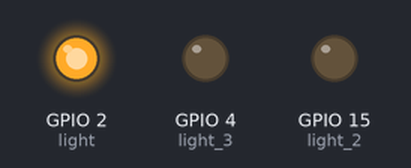
This program was run on a simulated ESP32 board running MicroPython. On the bench: output pins drawn as LEDs (lit = HIGH).

Above: at 0.2 s.
At 0.7 s:
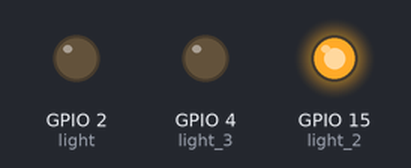
At 2.7 s:
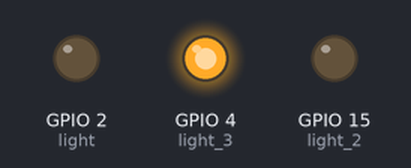
Timing chart, 0 to 3.5 s (numbered marks = the images above):
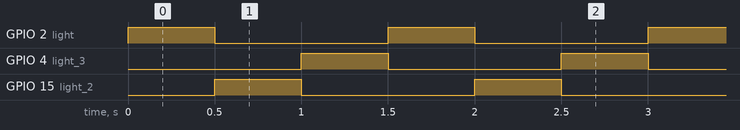

Measured:
- by itself, GPIO 2 (light), GPIO 4 (light_3), GPIO 15 (light_2): alternates HIGH for 0.50 s and LOW for 1.0 s
- by itself, everything shown: repeats every 1.5 s, in 3 steps

The program:

bombillo.py
```python
from machine import Pin
from utime import sleep

light = Pin(2, Pin.OUT)
light_2 = Pin(15, Pin.OUT)
light_3 = Pin(4, Pin.OUT)

while True:
    light.on()
    sleep(0.5)
    light_2.on()
    light.off()
    sleep(0.5)
    light_2.off()
    light_3.on()
    sleep(0.5)
    light_3.off()
    
```
